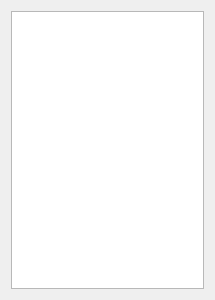
<?xml version="1.0" encoding="UTF-8"?>
<ui version="4.0">
 <class>Form</class>
 <widget class="QWidget" name="Form">
  <property name="geometry">
   <rect>
    <x>0</x>
    <y>0</y>
    <width>215</width>
    <height>300</height>
   </rect>
  </property>
  <property name="windowTitle">
   <string>Form</string>
  </property>
  <layout class="QHBoxLayout" name="horizontalLayout">
   <item>
    <widget class="QListWidget" name="searchCacheL"/>
   </item>
  </layout>
 </widget>
 <resources/>
 <connections/>
</ui>
